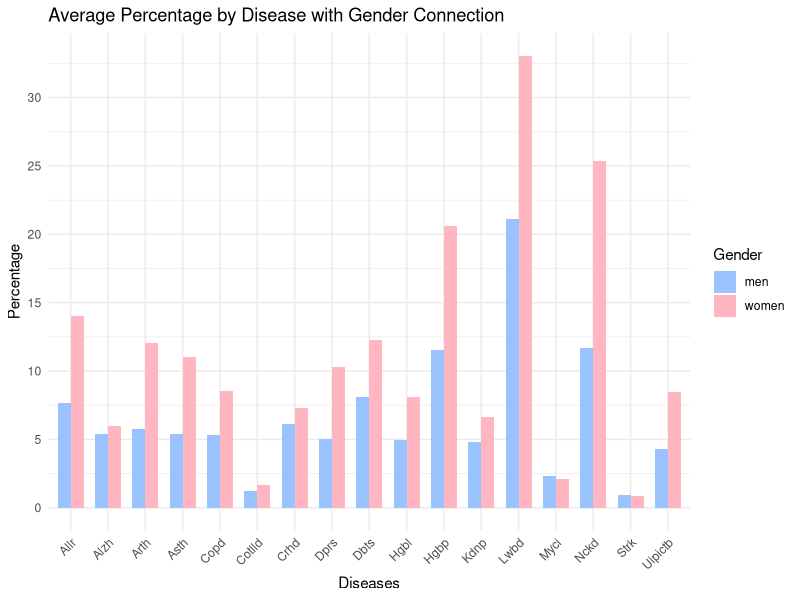
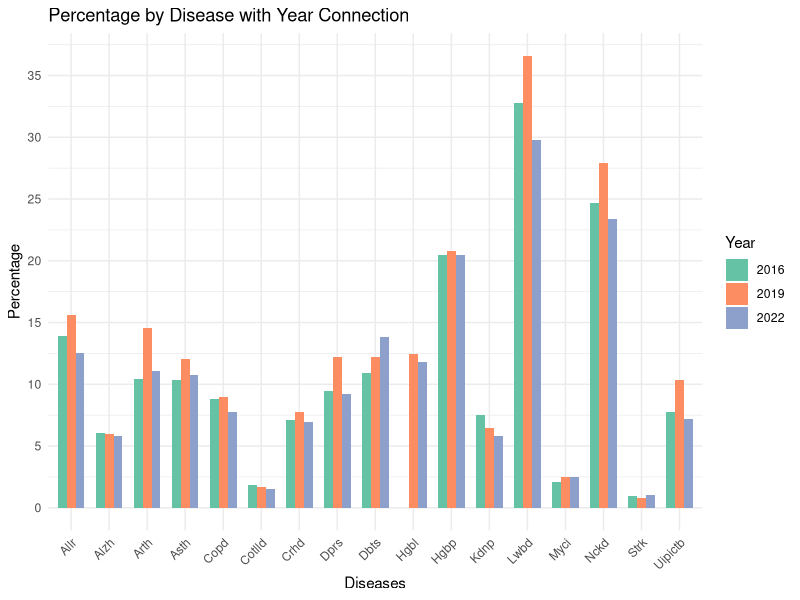
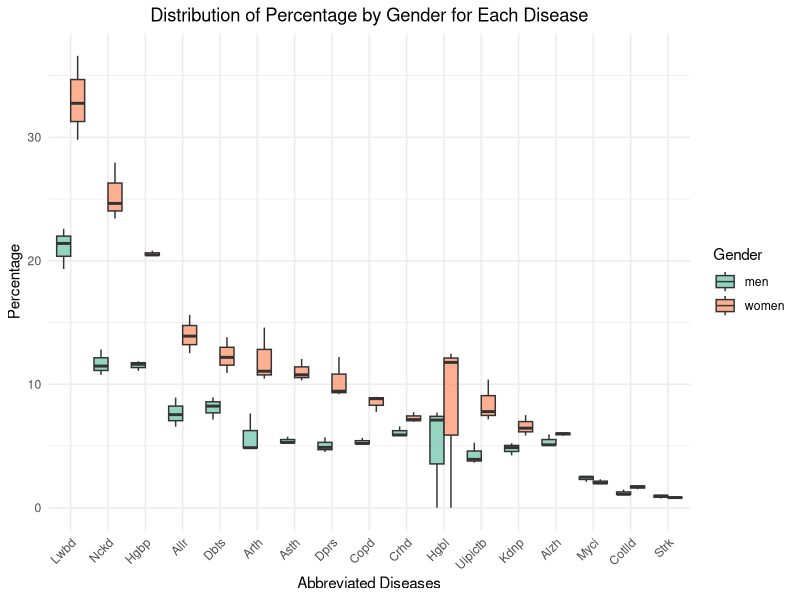
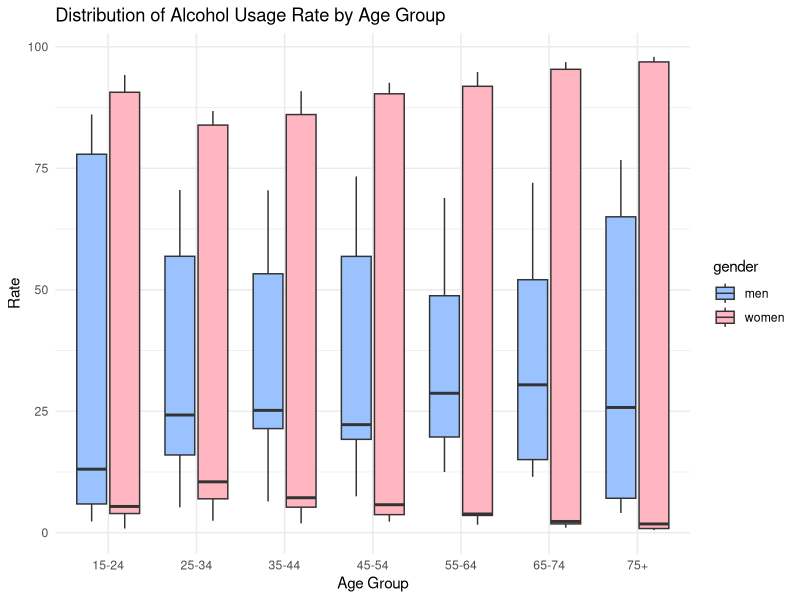
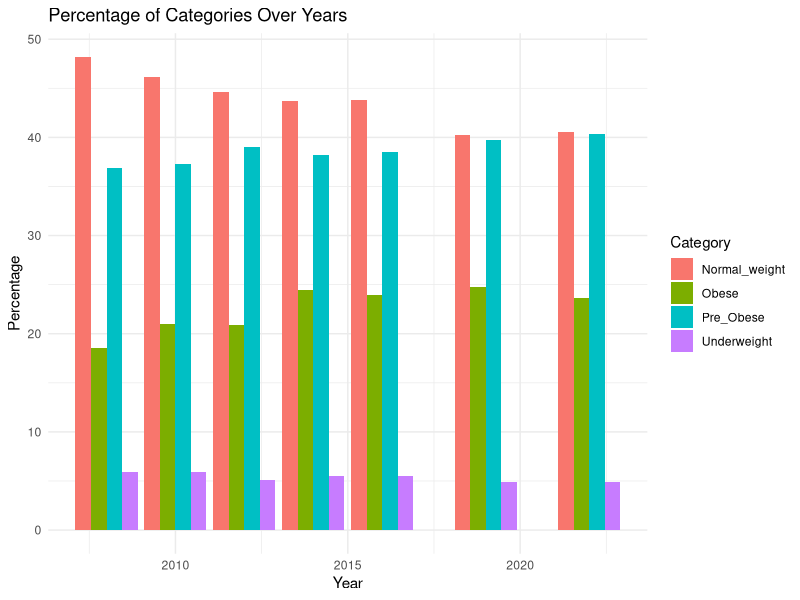
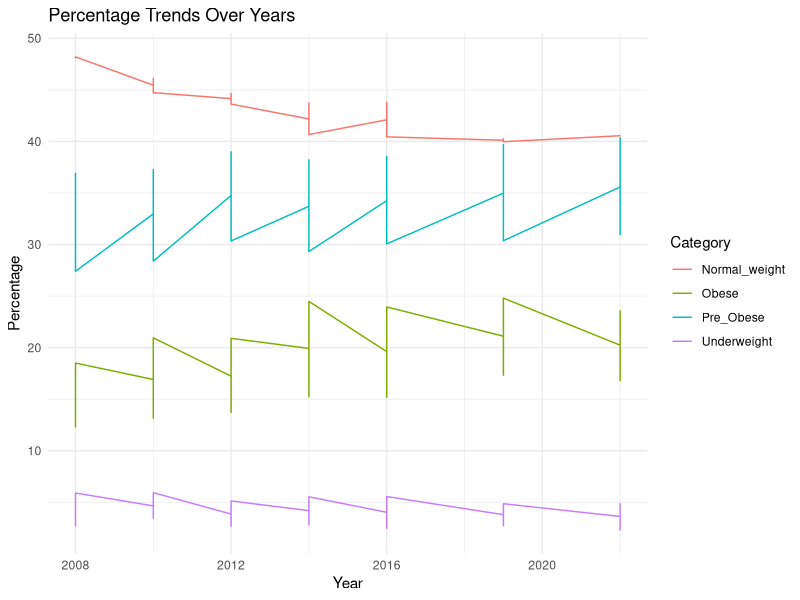
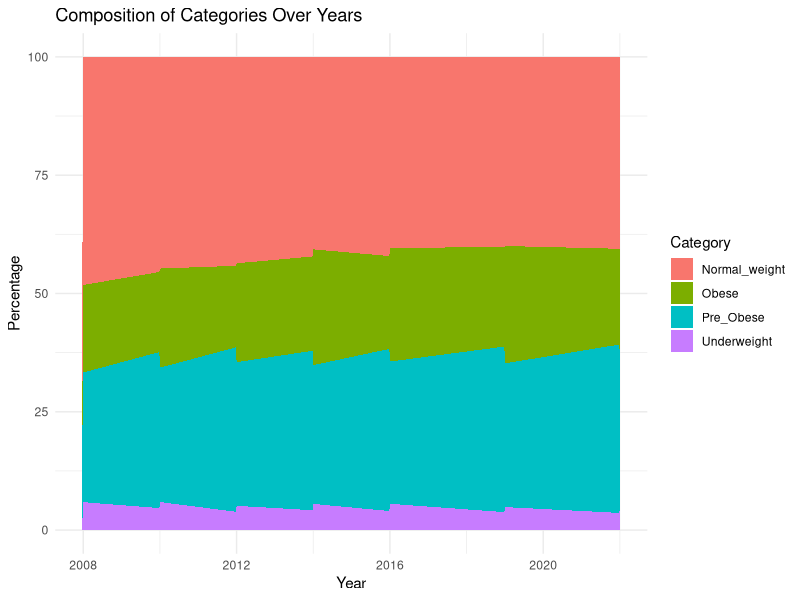
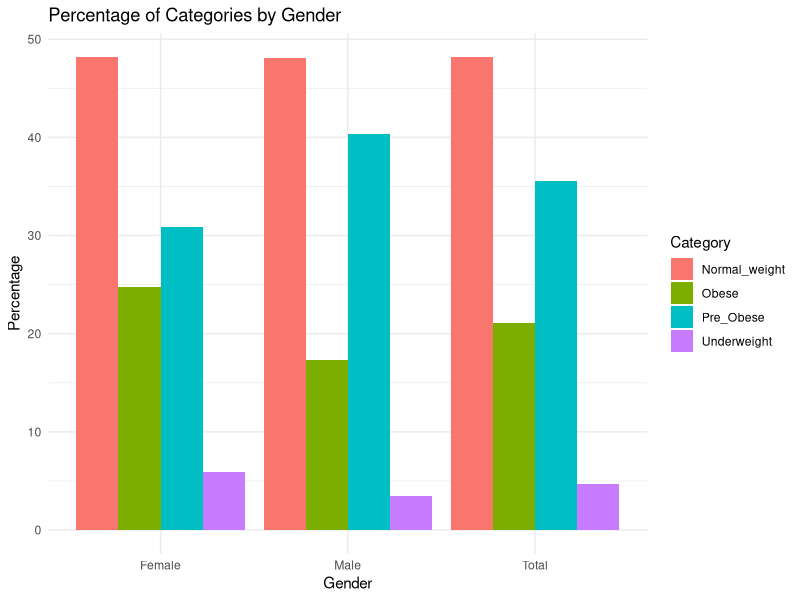

Generate these figures, in order, with R:
## ---- chunk 1
#| echo: false
suppressPackageStartupMessages(library(dplyr))
library(readxl)
library(dplyr)
library(tidyr)
library(ggplot2)

data_1 <- read_excel("tidydataset1.xls")
colnames(data_1) <- c("Diseases", "men_2016", "women_2016", "men_2019", "women_2019", "men_2022", "women_2022")

data_1_longer <- data_1 %>%
  pivot_longer(cols = starts_with(c("men", "women")),
               names_to = "Gender",
               values_to = "Percentage") %>%
  separate(Gender, into = c("Gender", "Year"), sep = "_") %>%
  arrange(Diseases) %>%
  mutate_at(vars(Year, Percentage), as.numeric) %>%
  mutate(Diseases = gsub("^\\n", "", Diseases))
## ---- chunk 2
#| code-fold: true
#| code-summary: "Show the code"

abbreviate_disease_names <- abbreviate(data_1_longer$Diseases)
ggplot(data_1_longer, aes(x = Diseases, y = Percentage, fill = Gender)) +
  geom_bar(stat = "summary", fun = "mean", position = "dodge", width = 0.7) +
  labs(title = "Average Percentage by Disease with Gender Connection",
       x = "Diseases",
       y = "Percentage") +
  scale_x_discrete(labels = abbreviate_disease_names) +
  scale_y_continuous(breaks = seq(0, 30, by = 5)) +
  scale_fill_manual(values = c("#99C2FF", "#FFB6C1")) +
  theme_minimal() +
  theme(axis.text.x = element_text(angle = 45, hjust = 1))
## ---- chunk 3
#| code-fold: true
#| code-summary: "Show the code"

abbreviate_disease_names <- abbreviate(data_1_longer$Diseases)

custom_colors <- c("#66c2a5", "#fc8d62", "#8da0cb")

ggplot(data_1_longer, aes(x = Diseases, y = Percentage, fill = as.factor(Year))) +
  geom_bar(stat = "identity", position = "dodge", width = 0.7) +
  labs(title = "Percentage by Disease with Year Connection",
       x = "Diseases",
       y = "Percentage",
       fill = "Year") +
  scale_x_discrete(labels = abbreviate_disease_names) +
  scale_y_continuous(breaks = seq(0, 35, by = 5)) +
  scale_fill_manual(values = custom_colors) +
  theme_minimal() +
  theme(axis.text.x = element_text(angle = 45, hjust = 1))


## ---- chunk 4
#| code-fold: true
#| code-summary: "Show the code"
abbreviate_disease_names <- abbreviate(data_1_longer$Diseases)

ggplot(data_1_longer, aes(x = reorder(abbreviate_disease_names, -Percentage), y = Percentage, fill = Gender)) +
  geom_boxplot(position = "dodge", alpha = 0.7) +
  labs(title = "Distribution of Percentage by Gender for Each Disease",
       x = "Abbreviated Diseases",
       y = "Percentage",
       fill = "Gender") +
  scale_fill_manual(values = c("#66c2a5", "#fc8d62")) +
  theme_minimal() +
  theme(plot.title = element_text(hjust = 0.5),
        axis.text.x = element_text(angle = 45, hjust = 1))
## ---- chunk 5
#| echo: false
suppressPackageStartupMessages(library(dplyr))
library(readxl)
library(dplyr)
library(tidyr)
library(ggplot2)

data_2 <- read_excel("tidydataset2.xls")
colnames(data_2) <- c("age", "men_2016", "women_2016", "men_2019", "women_2019", "men_2022", "women_2022", "usage")
data_2_longer <- data_2 %>%
  pivot_longer(cols = starts_with(c("men", "women")),
               names_to = "gender",
               values_to = "rate") %>%
  separate(gender, into = c("gender", "year"), sep = "_") %>%
  arrange(age) %>%
  mutate_at(vars(year, rate), as.numeric) %>%
  na.omit()
## ---- chunk 6
#| code-fold: true
#| code-summary: "Show the code"
ggplot(data_2_longer, aes(x = age, y = rate, fill = gender)) +
  geom_boxplot() +
  labs(title = "Distribution of Alcohol Usage Rate by Age Group",
       x = "Age Group",
       y = "Rate") +
  scale_fill_manual(values = c("#99C2FF", "#FFB6C1")) +
  theme_minimal()
## ---- chunk 7
#| echo: false
suppressPackageStartupMessages(library(dplyr))
library(readxl)
library(dplyr)
library(tidyr)
library(ggplot2)
data_3 <- read_excel("tidydataset3.xls")
colnames(data_3) <- c("Year", "Sex", "Underweight", "Normal_weight", "Pre_Obese", "Obese")
data_3_long <- data_3 %>%
  pivot_longer(cols = c(Underweight, Normal_weight, Pre_Obese, Obese),
               names_to = "Category",
               values_to = "Percentage")
## ---- chunk 8
#| code-fold: true
#| code-summary: "Show the code"
ggplot(data_3_long, aes(x = Year, y = Percentage, fill = Category)) +
  geom_bar(stat = "identity", position = "dodge") +
  labs(title = "Percentage of Categories Over Years",
       x = "Year",
       y = "Percentage") +
  theme_minimal()
## ---- chunk 9
#| code-fold: true
#| code-summary: "Show the code"
ggplot(data_3_long, aes(x = Year, y = Percentage, color = Category)) +
  geom_line() +
  labs(title = "Percentage Trends Over Years",
       x = "Year",
       y = "Percentage") +
  theme_minimal()
## ---- chunk 10
#| code-fold: true
#| code-summary: "Show the code"
ggplot(data_3_long, aes(x = Year, y = Percentage, fill = Category)) +
  geom_area() +
  labs(title = "Composition of Categories Over Years",
       x = "Year",
       y = "Percentage") +
  theme_minimal()
## ---- chunk 11
#| code-fold: true
#| code-summary: "Show the code"
ggplot(data_3_long, aes(x = Sex, y = Percentage, fill = Category)) +
  geom_bar(stat = "identity", position = "dodge") +
  labs(title = "Percentage of Categories by Gender",
       x = "Gender",
       y = "Percentage") +
  theme_minimal()
